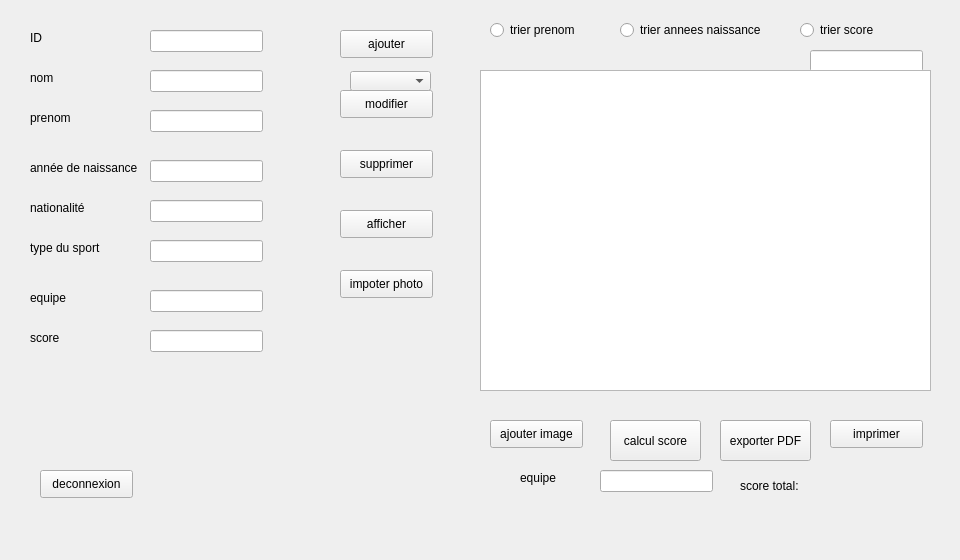
      <widget class="QWidget" name="tab">
       <attribute name="title">
        <string>gestion joueur</string>
       </attribute>
       <widget class="QLabel" name="label_5">
        <property name="geometry">
         <rect>
          <x>30</x>
          <y>30</y>
          <width>56</width>
          <height>16</height>
         </rect>
        </property>
        <property name="text">
         <string>ID</string>
        </property>
       </widget>
       <widget class="QLabel" name="label_6">
        <property name="geometry">
         <rect>
          <x>30</x>
          <y>70</y>
          <width>56</width>
          <height>16</height>
         </rect>
        </property>
        <property name="text">
         <string>nom</string>
        </property>
       </widget>
       <widget class="QLineEdit" name="le_id">
        <property name="geometry">
         <rect>
          <x>150</x>
          <y>30</y>
          <width>113</width>
          <height>22</height>
         </rect>
        </property>
       </widget>
       <widget class="QPushButton" name="pb_ajouter">
        <property name="geometry">
         <rect>
          <x>340</x>
          <y>30</y>
          <width>93</width>
          <height>28</height>
         </rect>
        </property>
        <property name="styleSheet">
         <string notr="true"/>
        </property>
        <property name="text">
         <string>ajouter</string>
        </property>
       </widget>
       <widget class="QPushButton" name="pb_modifier">
        <property name="geometry">
         <rect>
          <x>340</x>
          <y>90</y>
          <width>93</width>
          <height>28</height>
         </rect>
        </property>
        <property name="styleSheet">
         <string notr="true"/>
        </property>
        <property name="text">
         <string>modifier</string>
        </property>
       </widget>
       <widget class="QPushButton" name="pb_afficher">
        <property name="geometry">
         <rect>
          <x>340</x>
          <y>210</y>
          <width>93</width>
          <height>28</height>
         </rect>
        </property>
        <property name="text">
         <string>afficher</string>
        </property>
       </widget>
       <widget class="QLabel" name="label_8">
        <property name="geometry">
         <rect>
          <x>30</x>
          <y>110</y>
          <width>56</width>
          <height>16</height>
         </rect>
        </property>
        <property name="text">
         <string>prenom</string>
        </property>
       </widget>
       <widget class="QLabel" name="label_9">
        <property name="geometry">
         <rect>
          <x>30</x>
          <y>160</y>
          <width>121</width>
          <height>16</height>
         </rect>
        </property>
        <property name="text">
         <string>année de naissance</string>
        </property>
       </widget>
       <widget class="QLineEdit" name="le_nom">
        <property name="geometry">
         <rect>
          <x>150</x>
          <y>70</y>
          <width>113</width>
          <height>22</height>
         </rect>
        </property>
       </widget>
       <widget class="QLineEdit" name="le_prenom">
        <property name="geometry">
         <rect>
          <x>150</x>
          <y>110</y>
          <width>113</width>
          <height>22</height>
         </rect>
        </property>
       </widget>
       <widget class="QLineEdit" name="le_annees_naiss">
        <property name="geometry">
         <rect>
          <x>150</x>
          <y>160</y>
          <width>113</width>
          <height>22</height>
         </rect>
        </property>
       </widget>
       <widget class="QLabel" name="label_12">
        <property name="geometry">
         <rect>
          <x>30</x>
          <y>200</y>
          <width>61</width>
          <height>16</height>
         </rect>
        </property>
        <property name="text">
         <string>nationalité</string>
        </property>
       </widget>
       <widget class="QLineEdit" name="le_nationalite">
        <property name="geometry">
         <rect>
          <x>150</x>
          <y>200</y>
          <width>113</width>
          <height>22</height>
         </rect>
        </property>
       </widget>
       <widget class="QPushButton" name="pb_importer">
        <property name="geometry">
         <rect>
          <x>340</x>
          <y>270</y>
          <width>93</width>
          <height>28</height>
         </rect>
        </property>
        <property name="text">
         <string>impoter photo</string>
        </property>
       </widget>
       <widget class="QLabel" name="label_13">
        <property name="geometry">
         <rect>
          <x>30</x>
          <y>240</y>
          <width>91</width>
          <height>16</height>
         </rect>
        </property>
        <property name="text">
         <string>type du sport</string>
        </property>
       </widget>
       <widget class="QLineEdit" name="le_type_sport">
        <property name="geometry">
         <rect>
          <x>150</x>
          <y>240</y>
          <width>113</width>
          <height>22</height>
         </rect>
        </property>
       </widget>
       <widget class="QLabel" name="label_14">
        <property name="geometry">
         <rect>
          <x>0</x>
          <y>-20</y>
          <width>951</width>
          <height>551</height>
         </rect>
        </property>
        <property name="text">
         <string/>
        </property>
        <property name="pixmap">
         <pixmap>../../Bureau/bb.png</pixmap>
        </property>
        <property name="scaledContents">
         <bool>true</bool>
        </property>
       </widget>
       <widget class="QTableView" name="tab_joueur">
        <property name="geometry">
         <rect>
          <x>480</x>
          <y>70</y>
          <width>451</width>
          <height>321</height>
         </rect>
        </property>
       </widget>
       <widget class="QPushButton" name="export_pdf">
        <property name="geometry">
         <rect>
          <x>720</x>
          <y>420</y>
          <width>91</width>
          <height>41</height>
         </rect>
        </property>
        <property name="text">
         <string>exporter PDF</string>
        </property>
       </widget>
       <widget class="QPushButton" name="calcul_score">
        <property name="geometry">
         <rect>
          <x>610</x>
          <y>420</y>
          <width>91</width>
          <height>41</height>
         </rect>
        </property>
        <property name="text">
         <string>calcul score</string>
        </property>
       </widget>
       <widget class="QComboBox" name="comboBox_2">
        <property name="geometry">
         <rect>
          <x>350</x>
          <y>71</y>
          <width>81</width>
          <height>20</height>
         </rect>
        </property>
       </widget>
       <widget class="QPushButton" name="pb_supprimer">
        <property name="geometry">
         <rect>
          <x>340</x>
          <y>150</y>
          <width>93</width>
          <height>28</height>
         </rect>
        </property>
        <property name="text">
         <string>supprimer</string>
        </property>
       </widget>
       <widget class="QRadioButton" name="trier_prenom">
        <property name="geometry">
         <rect>
          <x>490</x>
          <y>20</y>
          <width>101</width>
          <height>20</height>
         </rect>
        </property>
        <property name="text">
         <string>trier prenom</string>
        </property>
       </widget>
       <widget class="QRadioButton" name="trier_annees">
        <property name="geometry">
         <rect>
          <x>620</x>
          <y>20</y>
          <width>161</width>
          <height>20</height>
         </rect>
        </property>
        <property name="text">
         <string>trier annees naissance</string>
        </property>
       </widget>
       <widget class="QRadioButton" name="trier_score">
        <property name="geometry">
         <rect>
          <x>800</x>
          <y>20</y>
          <width>97</width>
          <height>20</height>
         </rect>
        </property>
        <property name="text">
         <string>trier score </string>
        </property>
       </widget>
       <widget class="QLineEdit" name="lineEdit_5">
        <property name="geometry">
         <rect>
          <x>810</x>
          <y>50</y>
          <width>113</width>
          <height>22</height>
         </rect>
        </property>
        <property name="text">
         <string/>
        </property>
       </widget>
       <widget class="QLabel" name="label_15">
        <property name="geometry">
         <rect>
          <x>330</x>
          <y>310</y>
          <width>121</width>
          <height>181</height>
         </rect>
        </property>
        <property name="text">
         <string/>
        </property>
       </widget>
       <widget class="QLabel" name="label_16">
        <property name="geometry">
         <rect>
          <x>30</x>
          <y>290</y>
          <width>56</width>
          <height>16</height>
         </rect>
        </property>
        <property name="text">
         <string>equipe</string>
        </property>
       </widget>
       <widget class="QLabel" name="label_17">
        <property name="geometry">
         <rect>
          <x>30</x>
          <y>330</y>
          <width>56</width>
          <height>16</height>
         </rect>
        </property>
        <property name="text">
         <string>score</string>
        </property>
       </widget>
       <widget class="QLineEdit" name="le_equipe">
        <property name="geometry">
         <rect>
          <x>150</x>
          <y>290</y>
          <width>113</width>
          <height>22</height>
         </rect>
        </property>
       </widget>
       <widget class="QLineEdit" name="le_score">
        <property name="geometry">
         <rect>
          <x>150</x>
          <y>330</y>
          <width>113</width>
          <height>22</height>
         </rect>
        </property>
       </widget>
       <widget class="QLineEdit" name="le_eq">
        <property name="geometry">
         <rect>
          <x>600</x>
          <y>470</y>
          <width>113</width>
          <height>22</height>
         </rect>
        </property>
       </widget>
       <widget class="QLabel" name="label_18">
        <property name="geometry">
         <rect>
          <x>520</x>
          <y>470</y>
          <width>56</width>
          <height>16</height>
         </rect>
        </property>
        <property name="text">
         <string>equipe</string>
        </property>
       </widget>
       <widget class="QLabel" name="label_score">
        <property name="geometry">
         <rect>
          <x>740</x>
          <y>470</y>
          <width>131</width>
          <height>31</height>
         </rect>
        </property>
        <property name="text">
         <string>score total: </string>
        </property>
       </widget>
       <widget class="QLabel" name="label_pdf">
        <property name="geometry">
         <rect>
          <x>50</x>
          <y>380</y>
          <width>151</width>
          <height>81</height>
         </rect>
        </property>
        <property name="text">
         <string/>
        </property>
       </widget>
       <widget class="QPushButton" name="pushButton_7">
        <property name="geometry">
         <rect>
          <x>830</x>
          <y>420</y>
          <width>93</width>
          <height>28</height>
         </rect>
        </property>
        <property name="text">
         <string>imprimer</string>
        </property>
       </widget>
       <widget class="QPushButton" name="ajout_imag">
        <property name="geometry">
         <rect>
          <x>490</x>
          <y>420</y>
          <width>93</width>
          <height>28</height>
         </rect>
        </property>
        <property name="text">
         <string>ajouter image</string>
        </property>
       </widget>
       <widget class="QPushButton" name="deconnexion">
        <property name="geometry">
         <rect>
          <x>40</x>
          <y>470</y>
          <width>93</width>
          <height>28</height>
         </rect>
        </property>
        <property name="text">
         <string>deconnexion</string>
        </property>
       </widget>
       <zorder>label_14</zorder>
       <zorder>lineEdit_5</zorder>
       <zorder>label_15</zorder>
       <zorder>label_16</zorder>
       <zorder>label_17</zorder>
       <zorder>label_18</zorder>
       <zorder>pushButton_7</zorder>
       <zorder>ajout_imag</zorder>
       <zorder>label_8</zorder>
       <zorder>le_id</zorder>
       <zorder>pb_ajouter</zorder>
       <zorder>pb_modifier</zorder>
       <zorder>pb_afficher</zorder>
       <zorder>le_nom</zorder>
       <zorder>le_prenom</zorder>
       <zorder>le_annees_naiss</zorder>
       <zorder>label_5</zorder>
       <zorder>le_nationalite</zorder>
       <zorder>pb_importer</zorder>
       <zorder>label_6</zorder>
       <zorder>le_type_sport</zorder>
       <zorder>tab_joueur</zorder>
       <zorder>export_pdf</zorder>
       <zorder>calcul_score</zorder>
       <zorder>comboBox_2</zorder>
       <zorder>pb_supprimer</zorder>
       <zorder>trier_prenom</zorder>
       <zorder>trier_annees</zorder>
       <zorder>trier_score</zorder>
       <zorder>label_9</zorder>
       <zorder>label_12</zorder>
       <zorder>le_equipe</zorder>
       <zorder>le_score</zorder>
       <zorder>le_eq</zorder>
       <zorder>label_13</zorder>
       <zorder>label_score</zorder>
       <zorder>label_pdf</zorder>
       <zorder>deconnexion</zorder>
      </widget>
